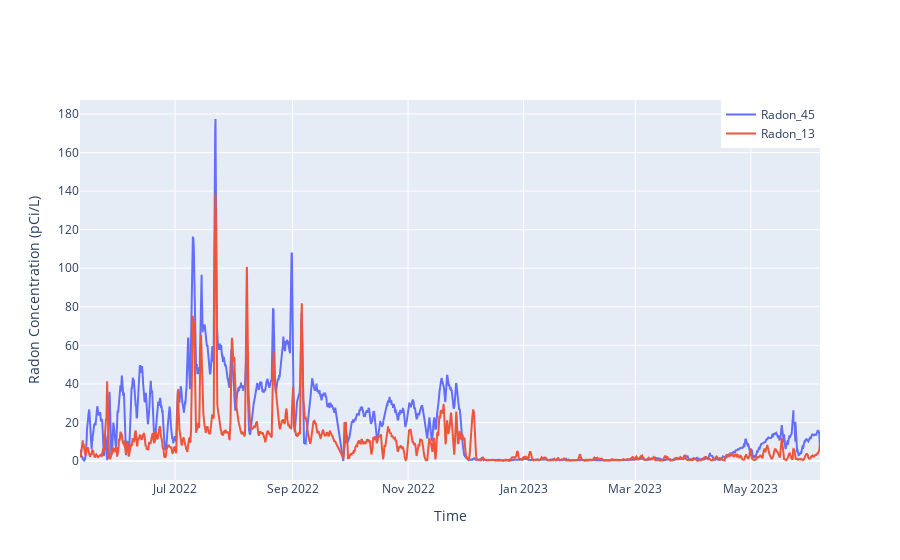

The cell this chart's notebook holds for it:
### Code cell
import plotly.graph_objects as go
import plotly.io as pio

sensors = ['Radon_45', 'Radon_13']  # List of sensor names

traces = [go.Scatter(x=df_radon.index, y=df_radon[sensor], mode='lines', name=sensor) for sensor in sensors]

# Create layout with dropdown menu
layout = go.Layout(
    title='',
    xaxis=dict(title='Time'),
    yaxis=dict(title='Radon Concentration (pCi/L)'),
    legend=dict(x=1, y=1, xanchor='right', yanchor='top'),  # Set the legend position to the top right corner
)

# Create figure with initial data and layout
fig = go.Figure(data=traces, layout=layout)

# # Add legend annotations programmatically
# for i, sensor in enumerate(sensors):
#     fig.add_annotation(
#         x=0.95,
#         y=0.95 - i*0.05,
#         xref='paper',
#         yref='paper',
#         text=sensor,
#         showarrow=False,
#         font=dict(
#             size=12,
#             color='black'
#         ),
#         bgcolor='rgba(255, 255, 255, 0.7)',  # Set the background color of the legend
#         bordercolor='rgba(0, 0, 0, 0.7)',  # Set the border color of the legend
#         borderwidth=1,  # Set the border width of the legend
#         borderpad=4,  # Set the padding around the legend text
#     )

# Show the chart
pio.show(fig)

### Figure 1 — Plotly figure (JSON) as saved in the notebook; plotly's stock layout.template omitted (floating-point values rounded to 4 significant figures; data arrays with more than 128 entries replaced by an {"elided": "..."} marker saying what was removed)
{"data": [{"mode": "lines", "name": "Radon_45", "type": "scatter", "x": {"elided": "9378 str values"}, "y": {"elided": "9378 float values"}}, {"mode": "lines", "name": "Radon_13", "type": "scatter", "x": {"elided": "9378 str values"}, "y": {"elided": "9378 float values"}}], "layout": {"legend": {"x": 1, "xanchor": "right", "y": 1, "yanchor": "top"}, "title": {"text": ""}, "xaxis": {"title": {"text": "Time"}}, "yaxis": {"title": {"text": "Radon Concentration (pCi/L)"}}}}
